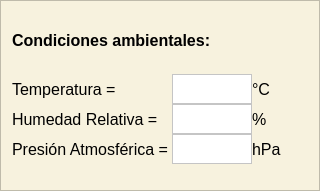
     <widget class="QFrame" name="bloque_condiciones_ambientales">
      <property name="minimumSize">
       <size>
        <width>320</width>
        <height>191</height>
       </size>
      </property>
      <property name="maximumSize">
       <size>
        <width>320</width>
        <height>191</height>
       </size>
      </property>
      <property name="font">
       <font>
        <family>Segoe UI</family>
        <pointsize>12</pointsize>
       </font>
      </property>
      <property name="styleSheet">
       <string notr="true">background-color: rgb(247, 242, 222);</string>
      </property>
      <property name="frameShape">
       <enum>QFrame::Shape::StyledPanel</enum>
      </property>
      <property name="frameShadow">
       <enum>QFrame::Shadow::Raised</enum>
      </property>
      <layout class="QGridLayout" name="gridLayout_14">
       <item row="0" column="0">
        <widget class="QLabel" name="condiciones_ambientales">
         <property name="minimumSize">
          <size>
           <width>210</width>
           <height>30</height>
          </size>
         </property>
         <property name="maximumSize">
          <size>
           <width>210</width>
           <height>30</height>
          </size>
         </property>
         <property name="font">
          <font>
           <family>Segoe UI</family>
           <pointsize>12</pointsize>
           <bold>true</bold>
          </font>
         </property>
         <property name="text">
          <string>Condiciones ambientales:</string>
         </property>
        </widget>
       </item>
       <item row="1" column="0">
        <layout class="QGridLayout" name="grilla_condiciones_ambientales">
         <property name="spacing">
          <number>0</number>
         </property>
         <item row="0" column="0">
          <widget class="QLabel" name="temperatura">
           <property name="minimumSize">
            <size>
             <width>160</width>
             <height>30</height>
            </size>
           </property>
           <property name="maximumSize">
            <size>
             <width>160</width>
             <height>30</height>
            </size>
           </property>
           <property name="font">
            <font>
             <family>Segoe UI</family>
             <pointsize>12</pointsize>
            </font>
           </property>
           <property name="text">
            <string>Temperatura =</string>
           </property>
          </widget>
         </item>
         <item row="0" column="1">
          <widget class="QPlainTextEdit" name="entrada_temperatura">
           <property name="minimumSize">
            <size>
             <width>80</width>
             <height>30</height>
            </size>
           </property>
           <property name="maximumSize">
            <size>
             <width>80</width>
             <height>30</height>
            </size>
           </property>
           <property name="font">
            <font>
             <family>Segoe UI</family>
             <pointsize>12</pointsize>
            </font>
           </property>
           <property name="styleSheet">
            <string notr="true">background-color: rgb(255, 255, 255);</string>
           </property>
           <property name="verticalScrollBarPolicy">
            <enum>Qt::ScrollBarPolicy::ScrollBarAlwaysOff</enum>
           </property>
          </widget>
         </item>
         <item row="0" column="2">
          <widget class="QLabel" name="grados_c">
           <property name="minimumSize">
            <size>
             <width>40</width>
             <height>30</height>
            </size>
           </property>
           <property name="maximumSize">
            <size>
             <width>40</width>
             <height>30</height>
            </size>
           </property>
           <property name="font">
            <font>
             <family>Segoe UI</family>
             <pointsize>12</pointsize>
            </font>
           </property>
           <property name="text">
            <string>°C</string>
           </property>
           <property name="alignment">
            <set>Qt::AlignmentFlag::AlignLeading|Qt::AlignmentFlag::AlignLeft|Qt::AlignmentFlag::AlignVCenter</set>
           </property>
           <property name="margin">
            <number>6</number>
           </property>
          </widget>
         </item>
         <item row="1" column="0">
          <widget class="QLabel" name="humedad">
           <property name="minimumSize">
            <size>
             <width>160</width>
             <height>30</height>
            </size>
           </property>
           <property name="maximumSize">
            <size>
             <width>160</width>
             <height>30</height>
            </size>
           </property>
           <property name="font">
            <font>
             <family>Segoe UI</family>
             <pointsize>12</pointsize>
            </font>
           </property>
           <property name="text">
            <string>Humedad Relativa =</string>
           </property>
          </widget>
         </item>
         <item row="1" column="1">
          <widget class="QPlainTextEdit" name="entrada_humedad">
           <property name="minimumSize">
            <size>
             <width>80</width>
             <height>30</height>
            </size>
           </property>
           <property name="maximumSize">
            <size>
             <width>80</width>
             <height>30</height>
            </size>
           </property>
           <property name="font">
            <font>
             <family>Segoe UI</family>
             <pointsize>12</pointsize>
            </font>
           </property>
           <property name="styleSheet">
            <string notr="true">background-color: rgb(255, 255, 255);</string>
           </property>
           <property name="verticalScrollBarPolicy">
            <enum>Qt::ScrollBarPolicy::ScrollBarAlwaysOff</enum>
           </property>
          </widget>
         </item>
         <item row="1" column="2">
          <widget class="QLabel" name="HR">
           <property name="minimumSize">
            <size>
             <width>40</width>
             <height>30</height>
            </size>
           </property>
           <property name="maximumSize">
            <size>
             <width>40</width>
             <height>30</height>
            </size>
           </property>
           <property name="font">
            <font>
             <family>Segoe UI</family>
             <pointsize>12</pointsize>
            </font>
           </property>
           <property name="text">
            <string>%</string>
           </property>
           <property name="alignment">
            <set>Qt::AlignmentFlag::AlignLeading|Qt::AlignmentFlag::AlignLeft|Qt::AlignmentFlag::AlignVCenter</set>
           </property>
           <property name="margin">
            <number>6</number>
           </property>
          </widget>
         </item>
         <item row="2" column="0">
          <widget class="QLabel" name="presion">
           <property name="minimumSize">
            <size>
             <width>160</width>
             <height>30</height>
            </size>
           </property>
           <property name="maximumSize">
            <size>
             <width>160</width>
             <height>30</height>
            </size>
           </property>
           <property name="font">
            <font>
             <family>Segoe UI</family>
             <pointsize>12</pointsize>
            </font>
           </property>
           <property name="text">
            <string>Presión Atmosférica =</string>
           </property>
          </widget>
         </item>
         <item row="2" column="1">
          <widget class="QPlainTextEdit" name="entrada_presion">
           <property name="minimumSize">
            <size>
             <width>80</width>
             <height>30</height>
            </size>
           </property>
           <property name="maximumSize">
            <size>
             <width>80</width>
             <height>30</height>
            </size>
           </property>
           <property name="font">
            <font>
             <family>Segoe UI</family>
             <pointsize>12</pointsize>
            </font>
           </property>
           <property name="styleSheet">
            <string notr="true">background-color: rgb(255, 255, 255);</string>
           </property>
           <property name="verticalScrollBarPolicy">
            <enum>Qt::ScrollBarPolicy::ScrollBarAlwaysOff</enum>
           </property>
          </widget>
         </item>
         <item row="2" column="2">
          <widget class="QLabel" name="hpa">
           <property name="minimumSize">
            <size>
             <width>40</width>
             <height>30</height>
            </size>
           </property>
           <property name="maximumSize">
            <size>
             <width>40</width>
             <height>30</height>
            </size>
           </property>
           <property name="font">
            <font>
             <family>Segoe UI</family>
             <pointsize>12</pointsize>
            </font>
           </property>
           <property name="text">
            <string>hPa</string>
           </property>
           <property name="alignment">
            <set>Qt::AlignmentFlag::AlignLeading|Qt::AlignmentFlag::AlignLeft|Qt::AlignmentFlag::AlignVCenter</set>
           </property>
           <property name="margin">
            <number>6</number>
           </property>
          </widget>
         </item>
        </layout>
       </item>
       <item row="1" column="1">
        <spacer name="horizontalSpacer">
         <property name="orientation">
          <enum>Qt::Orientation::Horizontal</enum>
         </property>
         <property name="sizeHint" stdset="0">
          <size>
           <width>40</width>
           <height>20</height>
          </size>
         </property>
        </spacer>
       </item>
      </layout>
     </widget>
